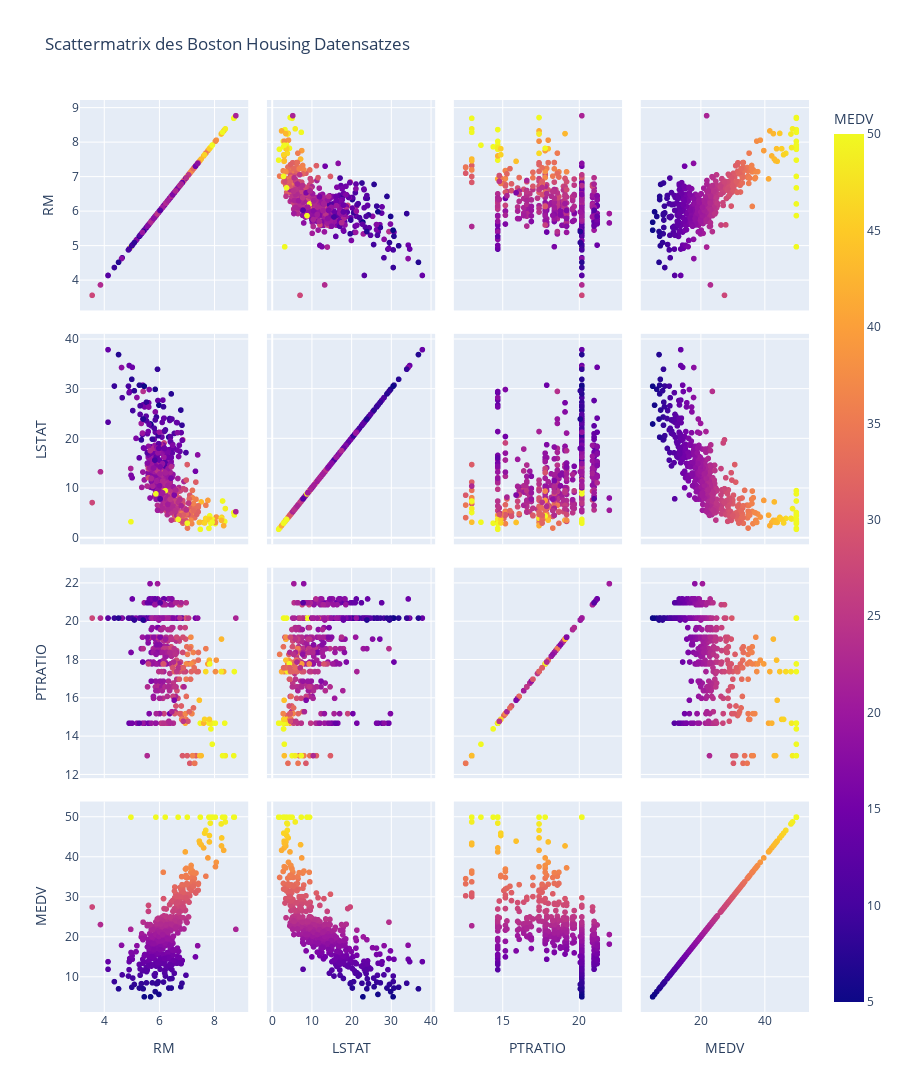

Notebook source saved alongside this figure:
### Code cell
fig = px.scatter_matrix(df, dimensions=['RM', 'LSTAT', 'PTRATIO', 'MEDV'],
                        color='MEDV', title='Scattermatrix des Boston Housing Datensatzes', height=1200)
fig.show()

### Figure 1 — Plotly figure (JSON) as saved in the notebook; plotly's stock layout.template omitted (floating-point values rounded to 4 significant figures; data arrays with more than 128 entries replaced by an {"elided": "..."} marker saying what was removed)
{"data": [{"dimensions": [{"axis": {"matches": true}, "label": "RM", "values": {"elided": "506 float values"}}, {"axis": {"matches": true}, "label": "LSTAT", "values": {"elided": "506 float values"}}, {"axis": {"matches": true}, "label": "PTRATIO", "values": {"elided": "506 float values"}}, {"axis": {"matches": true}, "label": "MEDV", "values": {"elided": "506 float values"}}], "hovertemplate": "%{xaxis.title.text}=%{x}<br>%{yaxis.title.text}=%{y}<br>MEDV=%{marker.color}<extra></extra>", "legendgroup": "", "marker": {"color": {"elided": "506 float values"}, "coloraxis": "coloraxis", "symbol": "circle"}, "name": "", "showlegend": false, "type": "splom"}], "layout": {"coloraxis": {"colorbar": {"title": {"text": "MEDV"}}, "colorscale": [[0, "#0d0887"], [0.1111, "#46039f"], [0.2222, "#7201a8"], [0.3333, "#9c179e"], [0.4444, "#bd3786"], [0.5556, "#d8576b"], [0.6667, "#ed7953"], [0.7778, "#fb9f3a"], [0.8889, "#fdca26"], [1, "#f0f921"]]}, "dragmode": "select", "height": 1200, "legend": {"tracegroupgap": 0}, "title": {"text": "Scattermatrix des Boston Housing Datensatzes"}}}
